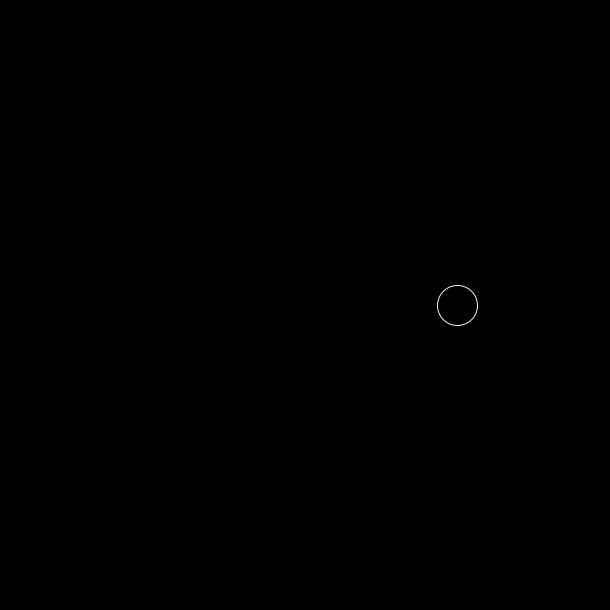
Frame 1 (no input)
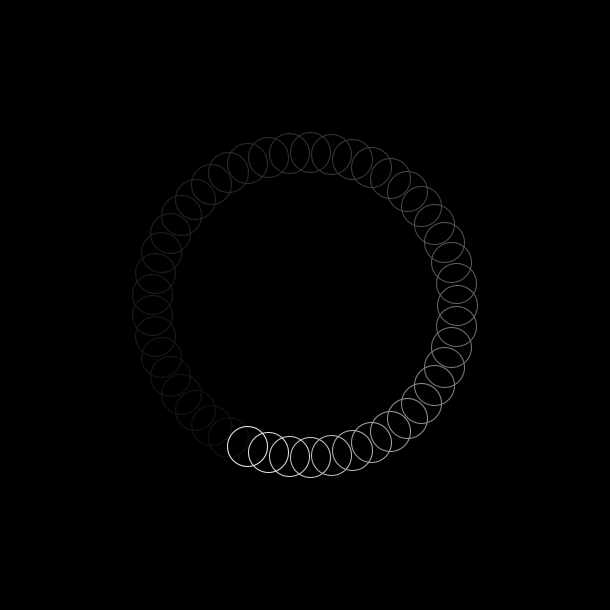
Frame 60 (the mouse pressed at the canvas centre just before this capture)
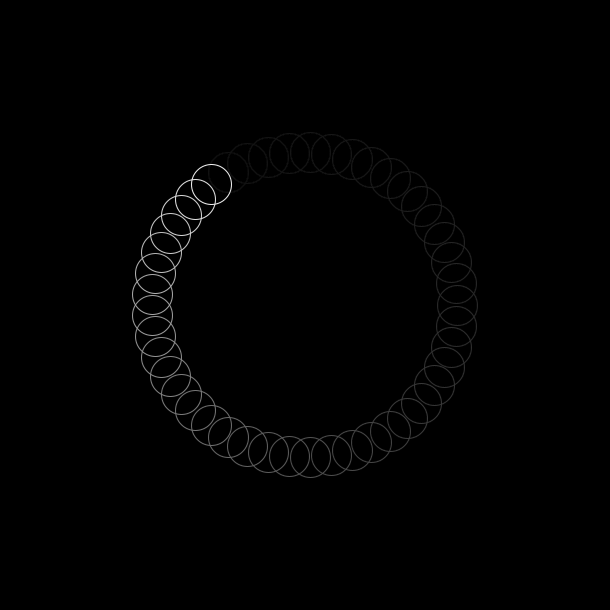
Frame 120 (the mouse held since frame 60 and released just before this capture)

The Processing sketch that drew these frames (run headless with seeded random() and noise(); from frame 60 on, the mouse is pressed at the canvas centre):

// Processing sketch: create_cycle2
// ── create_cycle2.pde
PVector location;
float phase, velocity, radius;
int size = 40;

// 球の塗りつぶし？
// 円上から少し炎みたいに出るなど
// 色もグラデーションする

void setup() {
  size(610, 610);
  frameRate(10);
  background(0);
  noStroke();
  phase = 0.0;
  velocity = 8.0; // 速力度
  radius = height / 4.0;
  location = new PVector(0, 0);
}
void draw() {
  stroke(240, 240, 240);
  fill(0, 15);
  rect(-1, -1, width+1, height+1);
  translate(width / 2.0, height / 2.0);
  location.x = cos(radians(phase)) * radius;
  location.y = sin(radians(phase)) * radius;
  noFill();
  ellipse(location.x, location.y, 40, 40);
  phase += velocity;
}
